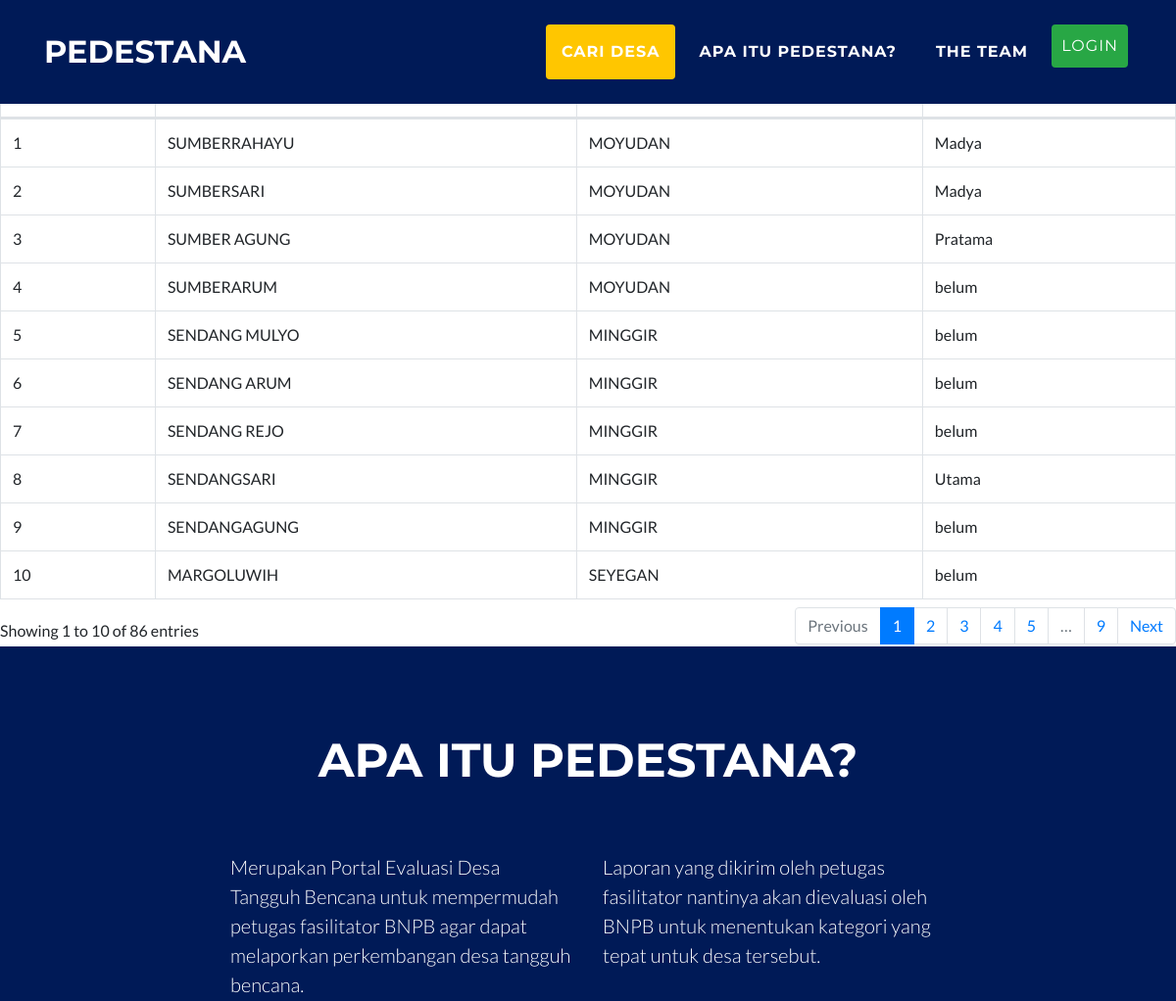
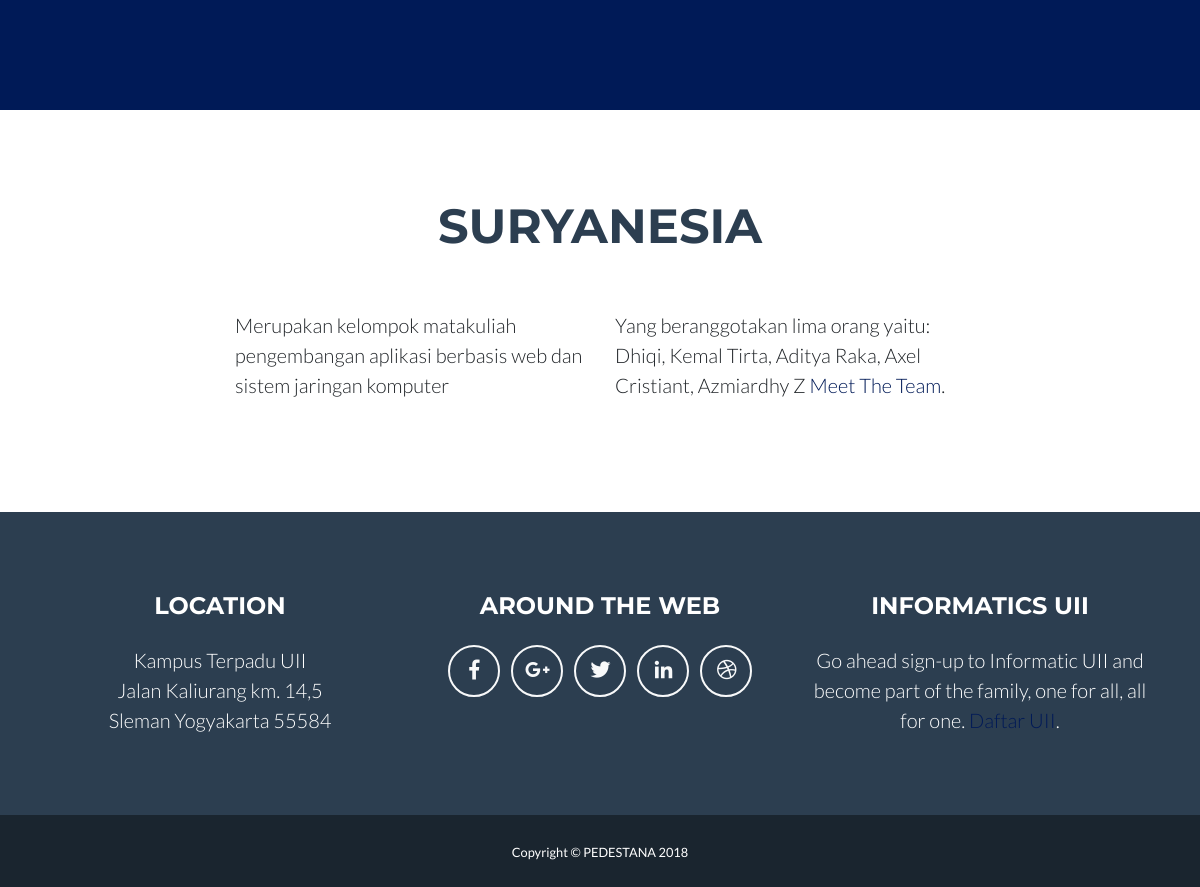
The page / on the database its author committed (2 pictures, top to bottom).
### tables this page shows
CREATE TABLE `desa` (
  `id_desa` char(10) NOT NULL,
  `id_kecamatan` char(7) NOT NULL,
  `nama` varchar(255) NOT NULL,
  `kategori` varchar(255) NOT NULL,
  `id_BNPB` int(11) NOT NULL,
  `id_fasilitator` int(11) NOT NULL,
  `tanggal` date NOT NULL,
  `bencana` int(11) NOT NULL
);

CREATE TABLE `kecamatan` (
  `id_Kecamatan` char(7) NOT NULL,
  `nama_kecamatan` varchar(255) NOT NULL
);

### application/controllers/Pengunjung.php (called while the page is built, shortened)
<?php
class Pengunjung extends CI_Controller {
    public function __construct(){
		$this->load->helper('url');
		$this->load->library('googlemaps');
		$this->load->model('model_kecamatan');
		$this->load->model('model_desa');
		$this->load->model('model_fasilitator');
    $this->load->model('model_desa');
	}
	public function index()
	{
		 $from = $this->uri->segment(3);
		$data['kecamatan']=$this->model_kecamatan->kecamatan();
		$data['desa']=$this->model_desa->data(10,$from);
		$data['data_statistik_desa']=$this->model_desa->GetJumlahKategori();
		$this->load->view('Pengunjung/index',$data);
	}
}

### index.php (called while the page is built, shortened)
<?php
require_once BASEPATH.'core/CodeIgniter.php';

### application/models/Model_desa.php (called while the page is built, shortened)
<?php
class model_desa extends CI_model{
       public function data($number,$offset){
                $query = $this->db->select("*",'kecamatan.nama_kecamatan')
                 ->from('desa')
                 ->order_by('id_desa', 'ASCD')
                 ->join('kecamatan','kecamatan.id_Kecamatan=desa.id_kecamatan')
                 ->get();
        return $query->result();
    }
}

### application/views/Pengunjung/index.php (the view, shortened to what this page needs)
<!DOCTYPE html>
<html lang="en">
  <head>
    <link href="<?php echo base_url('assets/pengunjung/vendor/bootstrap/css/bootstrap.min.css')?>" rel="stylesheet">
    <link href="<?php echo base_url('assets/css/style.css')?>" rel="stylesheet">
    <link href="<?php echo base_url('assets/pengunjung/vendor/fontawesome-free/css/all.min.css')?>" rel="stylesheet" type="text/css">
	<link rel="stylesheet" href="https://maxcdn.bootstrapcdn.com/bootstrap/4.1.3/css/bootstrap.min.css">
  <link href="<?php echo base_url ('datatables/css/dataTables.bootstrap4.css')?>" rel="stylesheet" media="all">
    <link href="<?php echo base_url('assets/pengunjung/vendor/magnific-popup/magnific-popup.css')?>" rel="stylesheet" type="text/css">
    <link href="<?php echo base_url('assets/pengunjung/css/freelancer.min.css')?>" rel="stylesheet">
  </head>
  <body id="page-top">
    <nav class="navbar navbar-expand-lg  fixed-top text-uppercase" id="mainNav" style="background-color:#001A57;">
      <div class="container">
        <a class="navbar-brand js-scroll-trigger" href="<?php echo base_url() ?>Pengunjung">PEDESTANA</a>
        <div class="collapse navbar-collapse" id="navbarResponsive">
          <ul class="navbar-nav ml-auto">
            <li class="nav-item mx-0 mx-lg-1">
              <a class="nav-link py-3 px-0 px-lg-3 rounded js-scroll-trigger" href="#desa">Cari Desa</a>
            </li>
            <li class="nav-item mx-0 mx-lg-1">
              <a class="nav-link py-3 px-0 px-lg-3 rounded js-scroll-trigger" href="#about">Apa itu Pedestana?</a>
            </li>
            <li class="nav-item mx-0 mx-lg-1">
              <a class="nav-link py-3 px-0 px-lg-3 rounded js-scroll-trigger" href="#contact">The Team</a>
            </li>
			  <li class="nav-item mx-0 mx-lg-1">
              <a class="nav-link btn btn-success " href="<?php echo base_url() ?>Login" >Login</a>
            </li>
          </ul>
        </div>
      </div>
    </nav>
    <header class=" bg-primary text-white text-center">
    	 <div id="carouselExampleIndicators" class="carousel slide" data-ride="carousel">
  <div class="carousel-inner">
  	<div class="carousel-item active">
    </div>
  </div>
  <a class="carousel-control-prev" href="#carouselExampleIndicators" role="button" data-slide="prev">
  </a>
  <a class="carousel-control-next" href="#carouselExampleIndicators" role="button" data-slide="next">
  </a>
</div>
    </header>
	<div class="table-responsive">
		<div id="desa">
    <table class="table table-bordered" id="table">
		<thead>
		<tr>
		<th>No</th>
		<th>Nama Desa</th>
		<th>Kecamatan</th>
		<th>Kategori</th>
		</tr>
		</thead>
	     <tbody>
                <?php
                    $no = $this->uri->segment('3') + 1;
                    foreach($desa as $hasil){
                ?>
                  <tr>
                    <td><?php echo $no++ ?></td>
                    <td><?php echo $hasil->nama ?></td>
                    <td><?php echo $hasil->nama_kecamatan?></td>
					<td><?php echo $hasil->kategori?></td>
                  </tr>
				<?php } ?>
                </tbody>
		</table>
	</div>
		</div>
    <section class="bg-primary text-white mb-0" id="about">
      <div class="container">
        <h2 class="text-center text-uppercase text-white" style="margin-bottom: 50px;">Apa Itu Pedestana?</h2>
        <br/>
        <div class="row" >
          <div class="col-lg-4 ml-auto">
            <p class="lead">Merupakan Portal Evaluasi Desa Tangguh Bencana untuk mempermudah petugas fasilitator BNPB agar dapat melaporkan perkembangan desa tangguh bencana.</p>
          </div>
          <div class="col-lg-4 mr-auto">
            <p class="lead">Laporan yang dikirim oleh petugas fasilitator nantinya akan dievaluasi oleh BNPB untuk menentukan kategori yang tepat untuk desa tersebut.</p>
          </div>
        </div>
      </div>
    </section>
    <section id="contact">
      <div class="container">
        <h2 class="text-center text-uppercase text-secondary " style="margin-bottom: 40px;">SURYANESIA</h2>
        <br/>
        <div class="row">
          <div class="col-lg-4 ml-auto">
            <p class="lead">Merupakan kelompok matakuliah pengembangan aplikasi berbasis web dan sistem jaringan komputer</p>
          </div>
          <div class="col-lg-4 mr-auto">
            <p class="lead">Yang beranggotakan lima orang yaitu: Dhiqi, Kemal Tirta, Aditya Raka, Axel Cristiant, Azmiardhy Z <a href="<?php echo base_url('Welcome/about'); ?>">Meet The Team</a>.</p>
          </div>
        </div>
      </div>
    </section>
    <footer class="footer text-center">
      <div class="container">
        <div class="row">
          <div class="col-md-4 mb-5 mb-lg-0">
            <h4 class="text-uppercase mb-4">Location</h4>
            <p class="lead mb-0">Kampus Terpadu UII
            	<br>Jalan Kaliurang km. 14,5
              <br>Sleman Yogyakarta 55584</p>
          </div>
          <div class="col-md-4 mb-5 mb-lg-0">
            <h4 class="text-uppercase mb-4">Around the Web</h4>
            <ul class="list-inline mb-0">
              <li class="list-inline-item">
                <a class="btn btn-outline-light btn-social text-center rounded-circle" href="#">
                  <i class="fab fa-fw fa-facebook-f"></i>
                </a>
              </li>
              <li class="list-inline-item">
                <a class="btn btn-outline-light btn-social text-center rounded-circle" href="#">
                  <i class="fab fa-fw fa-google-plus-g"></i>
                </a>
              </li>
              <li class="list-inline-item">
                <a class="btn btn-outline-light btn-social text-center rounded-circle" href="#">
                  <i class="fab fa-fw fa-twitter"></i>
                </a>
              </li>
              <li class="list-inline-item">
                <a class="btn btn-outline-light btn-social text-center rounded-circle" href="#">
                  <i class="fab fa-fw fa-linkedin-in"></i>
                </a>
              </li>
              <li class="list-inline-item">
                <a class="btn btn-outline-light btn-social text-center rounded-circle" href="#">
                  <i class="fab fa-fw fa-dribbble"></i>
                </a>
              </li>
            </ul>
          </div>
          <div class="col-md-4">
            <h4 class="text-uppercase mb-4">Informatics UII</h4>
            <p class="lead mb-0">Go ahead sign-up to Informatic UII and become part of the family, one for all, all for one.
              <a href="https://pmb.uii.ac.id/">Daftar UII</a>.</p>
          </div>
        </div>
      </div>
    </footer>
    <div class="copyright py-4 text-center text-white">
      <div class="container">
        <small>Copyright &copy; PEDESTANA 2018</small>
      </div>
    </div>
  </body>
</html>

### rows shown on the page
desa: nama "SUMBERRAHAYU", id_kecamatan.nama_kecamatan "MOYUDAN", kategori "Madya"
desa: nama "SUMBERSARI", id_kecamatan.nama_kecamatan "MOYUDAN", kategori "Madya"
desa: nama "SUMBER AGUNG", id_kecamatan.nama_kecamatan "MOYUDAN", kategori "Pratama"
desa: nama "SUMBERARUM", id_kecamatan.nama_kecamatan "MOYUDAN", kategori "belum"
desa: nama "SENDANG MULYO", id_kecamatan.nama_kecamatan "MINGGIR", kategori "belum"
desa: nama "SENDANG ARUM", id_kecamatan.nama_kecamatan "MINGGIR", kategori "belum"
desa: nama "SENDANG REJO", id_kecamatan.nama_kecamatan "MINGGIR", kategori "belum"
desa: nama "SENDANGSARI", id_kecamatan.nama_kecamatan "MINGGIR", kategori "Utama"
desa: nama "SENDANGAGUNG", id_kecamatan.nama_kecamatan "MINGGIR", kategori "belum"
desa: nama "MARGOLUWIH", id_kecamatan.nama_kecamatan "SEYEGAN", kategori "belum"
